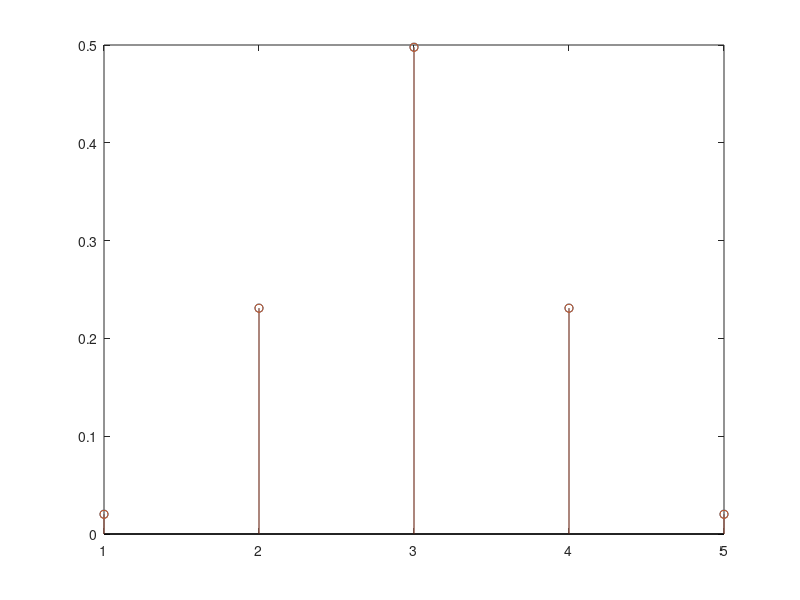
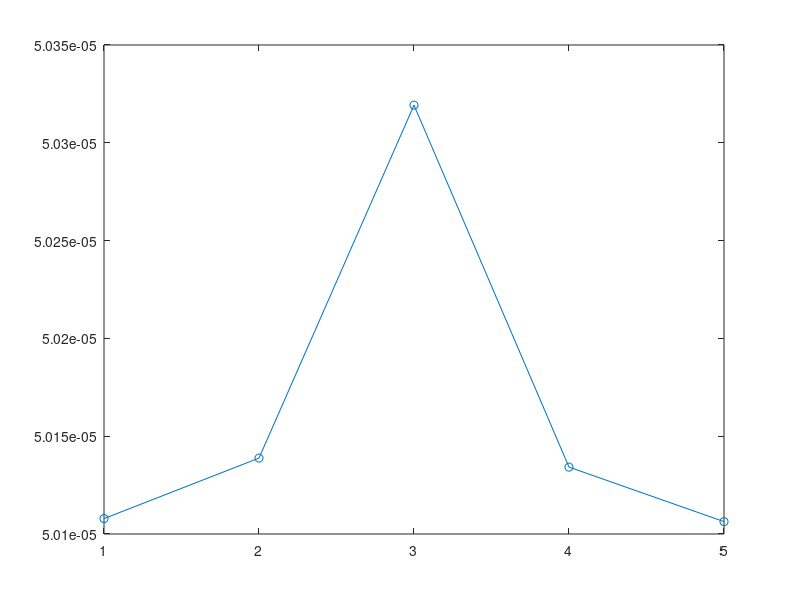
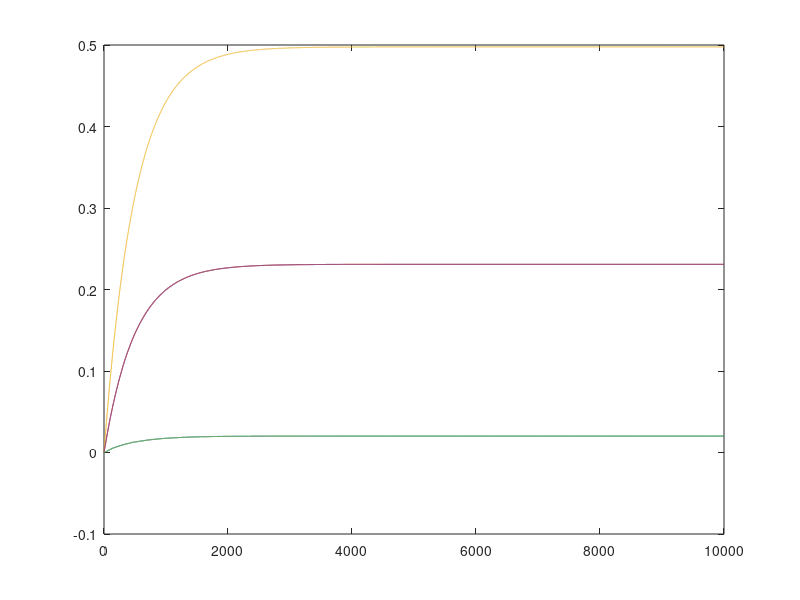
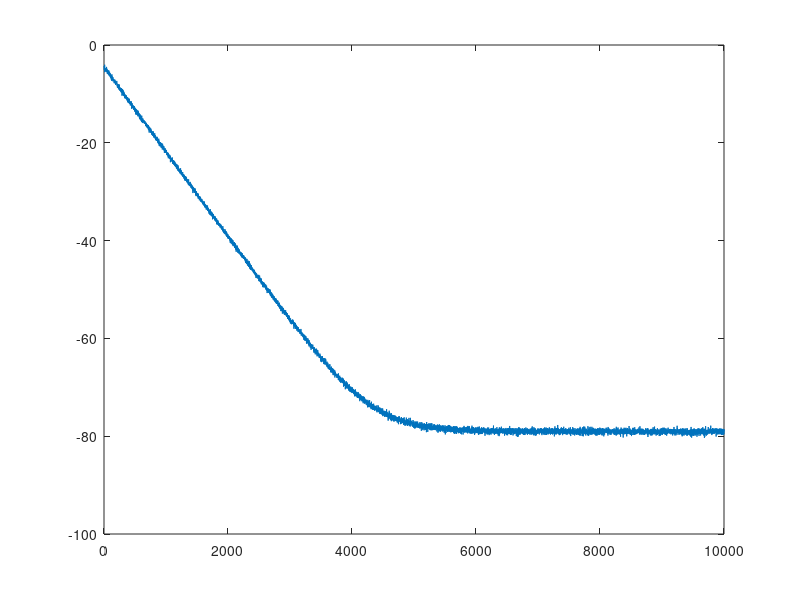

These figures' MATLAB source, in order:
%clear all
%close all

h_ref = fir1(4,0.3)';
Ncoeff=length(h_ref);
Lbatch=1e3;

Niters=10000;
c=zeros(Ncoeff,1);
Dtap=0.0001;
gradient=zeros(Ncoeff,1);


mse_log=zeros(Niters,1);
gradient_log = zeros(Niters, Ncoeff);
h_log=zeros(Niters, Ncoeff);

for iter=1:Niters
    x=randn(Lbatch, 1);
    y_ref=filter(h_ref,1,x);

    y=filter(c,1,x);
    mse0=mean(abs(y-y_ref).^2);
    mse_log(iter)=mse0;
    
    for nc=1:Ncoeff
        caux=c; caux(nc)=caux(nc)+Dtap;
        y=filter(caux,1,x);
        mse1=mean(abs(y-y_ref).^2);
        gradient(nc)=(mse1-mse0)/Dtap;
    end
    c=c-0.001*gradient;
    
    gradient_log(iter,:)=gradient;
    h_log(iter,:)=c;
    
end

figure
stem(h_ref);
hold all
stem(c);

figure
plot(h_ref-c,'-o')

figure
plot(h_log)

figure
plot(10*log10(mse_log))

figure
plot(gradient_log)
